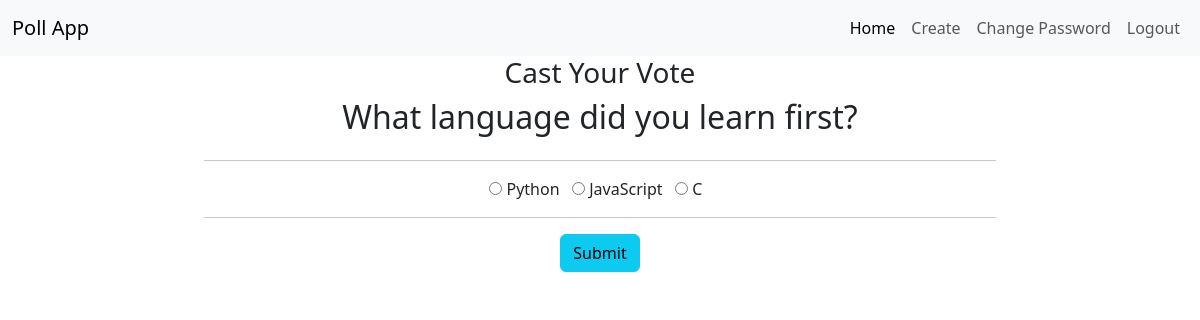
The app's page /vote/2/ (signed in) with its own data.
### poll/models.py (models this page shows, shortened)
class Poll(models.Model):
    question = models.TextField()
    option_one = models.CharField(max_length=30)
    option_two = models.CharField(max_length=30)
    option_three = models.CharField(max_length=30)
    option_one_count = models.IntegerField(default=0)
    option_two_count = models.IntegerField(default=0)
    option_three_count = models.IntegerField(default=0)

### poll/views.py (the view, shortened to what this page needs)
# urls.py: path('vote/<poll_id>/', poll_views.vote, name='vote'),
def vote(request, poll_id):
	poll = Poll.objects.get(pk=poll_id)
	context = {
		'poll' : poll
	}
	return render(request, 'poll/vote.html', context)

### poll/templates/poll/vote.html (shortened to what this page needs)
<head>
</head>
{% extends "poll/base.html" %}
{% block main %}
<div class="row justify-content-center">
    <div class="col-lg-8 col-lg-offset-2">
        <div class="panel panel-default">
            <div class="panel-heading">
                <h3 class="panel-title">Cast Your Vote</h3>
            </div>
            <div class="panel-body">
                <div class="row">
                    <div class="col-lg-12">
                        <h2>{{ poll.question }}</h2>
                    </div>
                </div>
                <div class="row">
                    <div class="col-lg-12">
                        <hr />
                        <form method="POST">
                            <div class="form-group">
                                <div class="radio">
                                    <label>
                                        <input type="radio" name="poll" value="option1" required>
                                        {{ poll.option_one }}
                                    </label> &nbsp;
                                    <label>
                                        <input type="radio" name="poll" value="option2">
                                        {{ poll.option_two }}
                                    </label> &nbsp;
                                    <label>
                                        <input type="radio" name="poll" value="option3">
                                        {{ poll.option_three }}
                                    </label> &nbsp;
                                </div>
                            </div>
                            <hr />
                            <button type="submit" class="btn btn-info">
                                Submit
                            </button>
                        </form>
                    </div>
                </div>
            </div>
        </div>
    </div>
</div>
{% endblock %}

### poll/templates/poll/vote.html (style rules this page uses)
body { background-color: Aquamarine; }

### records on screen
Poll: question "What language did you learn first?", option_one "Python", option_two "JavaScript", option_three "C"
